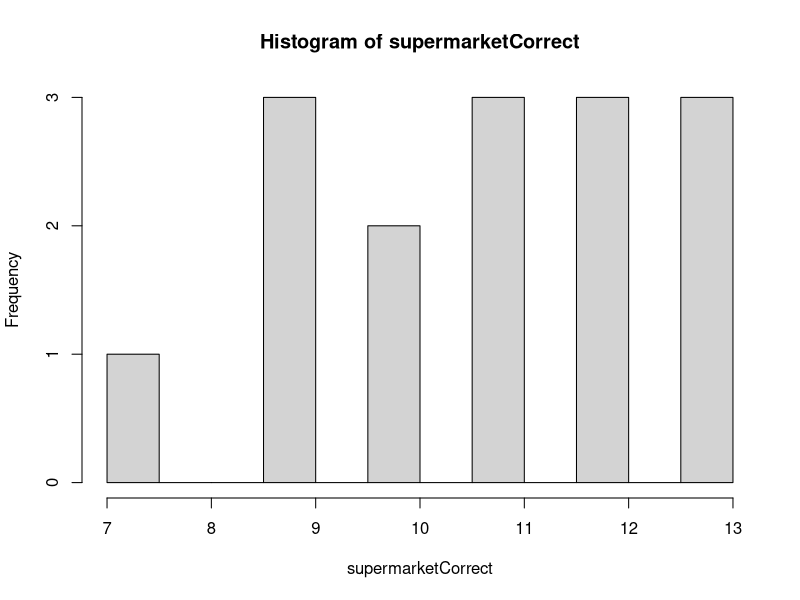
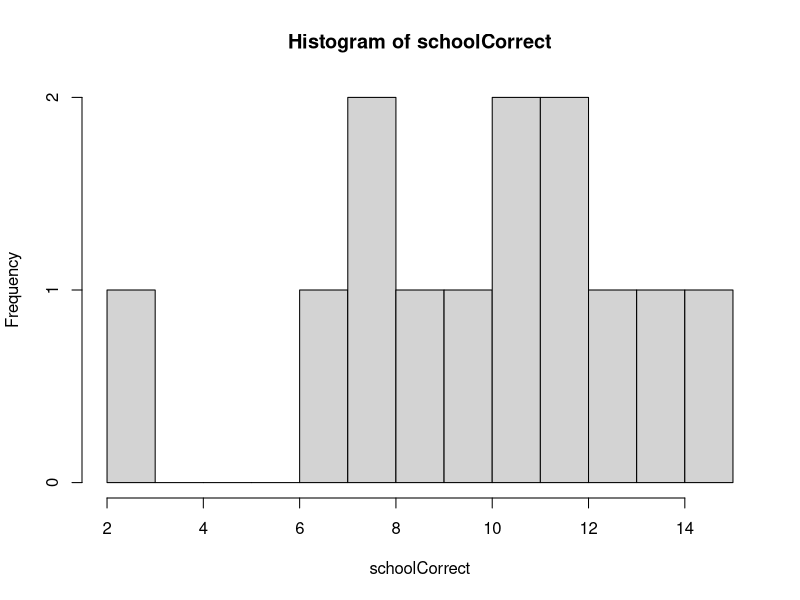
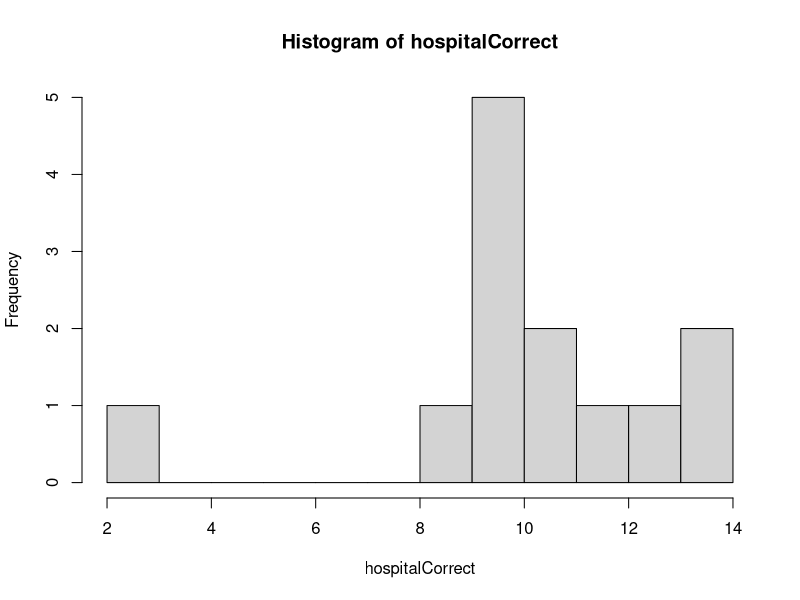
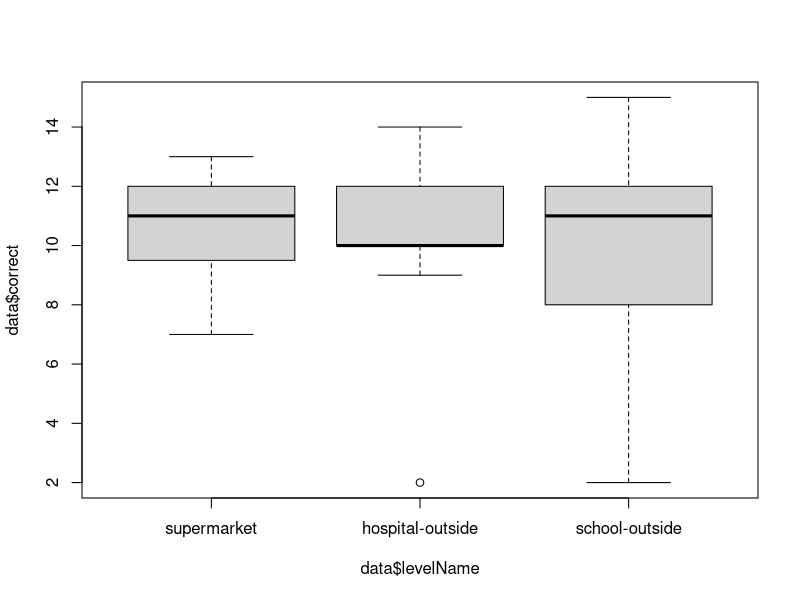
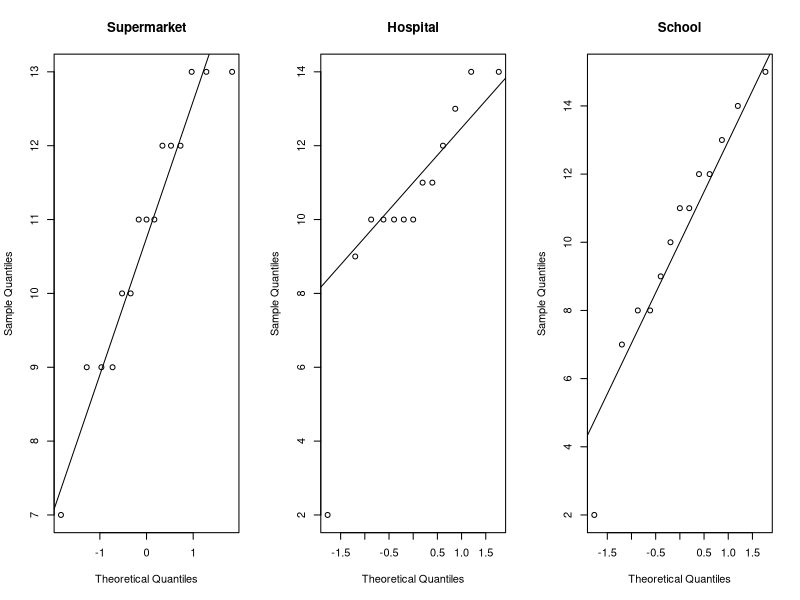

R code for these plots, in order:
data = read.csv2("data.csv")
data$levelName = factor(data$levelName, levels = c("supermarket", "hospital-outside", "school-outside"))

supermarketCorrect = data[data$levelName == "supermarket",]$correct
hist(supermarketCorrect, breaks = 12)


schoolCorrect = data[data$levelName == "school-outside",]$correct
hist(schoolCorrect, breaks = 12)

hospitalCorrect = data[data$levelName == "hospital-outside",]$correct
hist(hospitalCorrect, breaks = 12)

boxplot(data$correct ~ data$levelName)

par(mfrow=c(1,3))
qqnorm(supermarketCorrect, main = "Supermarket")
qqline(supermarketCorrect)

qqnorm(hospitalCorrect, main = "Hospital")
qqline(hospitalCorrect)

qqnorm(schoolCorrect, main = "School")
qqline(schoolCorrect)
par(mfrow=c(1,1))

var.test(schoolCorrect, supermarketCorrect)
var.test(hospitalCorrect, schoolCorrect)


supermarketMean = mean(supermarketCorrect)
hospitalMean = mean(hospitalCorrect)
schoolMean = mean(schoolCorrect)

dif_ss = schoolMean - supermarketMean;
df_val_ss = min(length(schoolCorrect), length(supermarketCorrect)) - 1
SE_ss = sqrt((sd(schoolCorrect)**2)/length(schoolCorrect) + (sd(supermarketCorrect)**2)/length(supermarketCorrect))
q_val_ss = (dif_ss - 0) / SE_ss
p_val_ss = (1 - pt(q = q_val_ss, df = df_val_ss)) * 2

konf_t_ss = qt(p = (1+0.95)/2, df = df_val_ss)
konf_ss = c(dif_ss - konf_t_ss * SE_ss, dif_ss + konf_t_ss * SE_ss)

dif_sh = schoolMean - hospitalMean;
df_val_sh = min(length(schoolCorrect), length(hospitalCorrect)) - 1
SE_sh = sqrt((sd(schoolCorrect)**2)/length(schoolCorrect) + (sd(hospitalCorrect)**2)/length(hospitalCorrect))
q_val_sh = (dif_sh - 0) / SE_sh
p_val_sh = (1 - pt(q = q_val_sh, df = df_val_sh)) * 2

konf_t_sh = qt(p = (1+0.95)/2, df = df_val_sh)
konf_sh = c(dif_sh - konf_t_sh * SE_sh, dif_sh + konf_t_sh * SE_sh)
